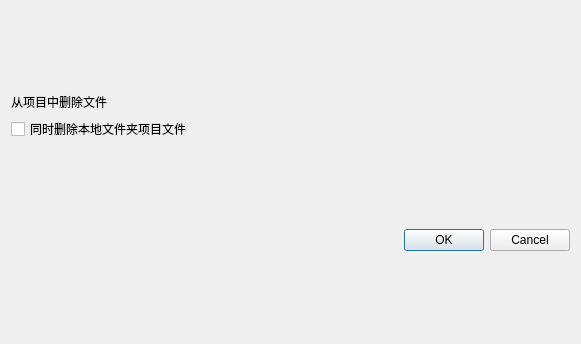
<?xml version="1.0" encoding="UTF-8"?>
<ui version="4.0">
 <class>RemoveProDialog</class>
 <widget class="QDialog" name="RemoveProDialog">
  <property name="geometry">
   <rect>
    <x>0</x>
    <y>0</y>
    <width>581</width>
    <height>344</height>
   </rect>
  </property>
  <property name="windowTitle">
   <string>Dialog</string>
  </property>
  <layout class="QVBoxLayout" name="verticalLayout_2">
   <item>
    <layout class="QVBoxLayout" name="verticalLayout">
     <item>
      <spacer name="verticalSpacer">
       <property name="orientation">
        <enum>Qt::Vertical</enum>
       </property>
       <property name="sizeHint" stdset="0">
        <size>
         <width>20</width>
         <height>40</height>
        </size>
       </property>
      </spacer>
     </item>
     <item>
      <widget class="QLabel" name="label">
       <property name="text">
        <string>从项目中删除文件</string>
       </property>
      </widget>
     </item>
     <item>
      <widget class="QCheckBox" name="ckbx_deleteLocal">
       <property name="text">
        <string>同时删除本地文件夹项目文件</string>
       </property>
      </widget>
     </item>
     <item>
      <spacer name="verticalSpacer_2">
       <property name="orientation">
        <enum>Qt::Vertical</enum>
       </property>
       <property name="sizeHint" stdset="0">
        <size>
         <width>20</width>
         <height>40</height>
        </size>
       </property>
      </spacer>
     </item>
     <item>
      <widget class="QDialogButtonBox" name="buttonBox">
       <property name="orientation">
        <enum>Qt::Horizontal</enum>
       </property>
       <property name="standardButtons">
        <set>QDialogButtonBox::Cancel|QDialogButtonBox::Ok</set>
       </property>
      </widget>
     </item>
     <item>
      <spacer name="verticalSpacer_3">
       <property name="orientation">
        <enum>Qt::Vertical</enum>
       </property>
       <property name="sizeHint" stdset="0">
        <size>
         <width>20</width>
         <height>40</height>
        </size>
       </property>
      </spacer>
     </item>
    </layout>
   </item>
  </layout>
 </widget>
 <resources/>
 <connections>
  <connection>
   <sender>buttonBox</sender>
   <signal>accepted()</signal>
   <receiver>RemoveProDialog</receiver>
   <slot>accept()</slot>
   <hints>
    <hint type="sourcelabel">
     <x>248</x>
     <y>254</y>
    </hint>
    <hint type="destinationlabel">
     <x>157</x>
     <y>274</y>
    </hint>
   </hints>
  </connection>
  <connection>
   <sender>buttonBox</sender>
   <signal>rejected()</signal>
   <receiver>RemoveProDialog</receiver>
   <slot>reject()</slot>
   <hints>
    <hint type="sourcelabel">
     <x>316</x>
     <y>260</y>
    </hint>
    <hint type="destinationlabel">
     <x>286</x>
     <y>274</y>
    </hint>
   </hints>
  </connection>
 </connections>
</ui>
